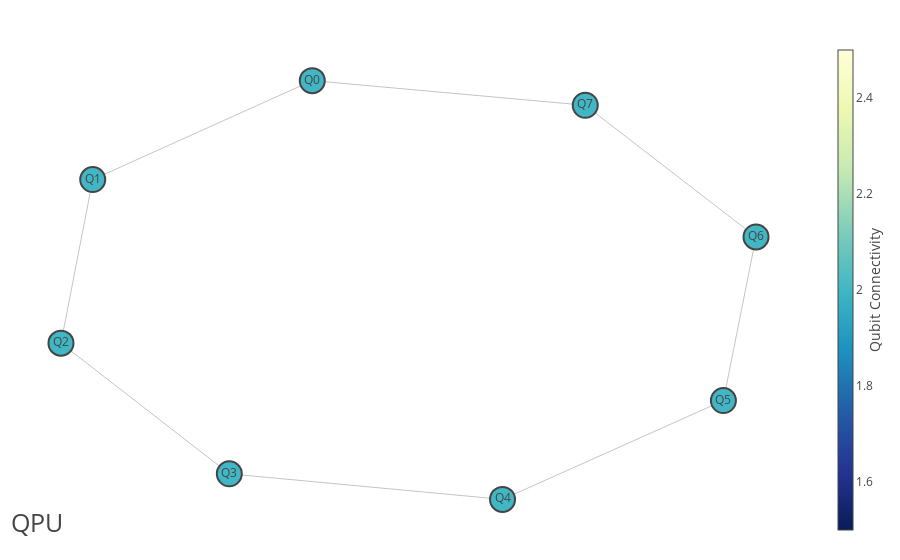

The code cell stored with this chart in its notebook:
### Code cell
import qcal.settings as settings

logger = logging.getLogger(__name__)

basedir = '/home/jpmarceaux/experiment/'
settings.Settings.config_path = basedir + 'config/'
settings.Settings.data_path = basedir + 'data/'
settings.Settings.save_data = True

#cfg = qc.Config()
akel_config = qc.Config(basedir + 'config/configs/X6Y3/config.yaml')
classifier = load_from_pickle(basedir + 'config/configs/X6Y3/ClassificationManager.pkl')
# cfg = qc.Config(basedir + 'config/Campbell06/X6Y3/config_abhi.yaml')
akel_config.draw_qpu()

### Figure 1 — Plotly figure (JSON) as saved in the notebook; plotly's stock layout.template omitted (floating-point values rounded to 4 significant figures)
{"data": [{"hoverinfo": "none", "line": {"color": "#888", "width": 0.5}, "mode": "lines", "type": "scatter", "x": [-0.2728, -0.8997, null, -0.2728, 0.5066, null, -0.8997, -0.9903, null, -0.9903, -0.5097, null, -0.5097, 0.2704, null, 0.2704, 0.9011, null, 0.9011, 0.9942, null, 0.9942, 0.5066, null], "y": [0.9992, 0.5269, null, 0.9992, 0.8816, null, 0.5269, -0.2542, null, -0.2542, -0.878, null, -0.878, -1.0, null, -1.0, -0.5283, null, -0.5283, 0.2528, null, 0.2528, 0.8816, null]}, {"hoverinfo": "text", "marker": {"color": [2, 2, 2, 2, 2, 2, 2, 2], "colorbar": {"thickness": 15, "title": {"side": "right", "text": "Qubit Connectivity"}, "xanchor": "left"}, "colorscale": [[0, "rgb(255,255,217)"], [0.125, "rgb(237,248,177)"], [0.25, "rgb(199,233,180)"], [0.375, "rgb(127,205,187)"], [0.5, "rgb(65,182,196)"], [0.625, "rgb(29,145,192)"], [0.75, "rgb(34,94,168)"], [0.875, "rgb(37,52,148)"], [1, "rgb(8,29,88)"]], "line": {"width": 2}, "reversescale": true, "showscale": true, "size": 25}, "mode": "markers", "text": ["GE:<br>  Freq: 5469692837.04333<br>  T1: 0.000111<br>  T2*: 0.00011<br>  T2e: 0.00012<br>EF:<br>  Freq: 5209527432.40548<br>  T1: 3.3e-05<br>  T2*: 2e-05<br>  T2e: None<br>Connectivity: 2", "GE:<br>  Freq: 5342762343.03424<br>  T1: 7.5e-05<br>  T2*: 2.7e-05<br>  T2e: 0.00011<br>EF:<br>  Freq: 5081946523.00038<br>  T1: 7.5e-05<br>  T2*: 4e-05<br>  T2e: None<br>Connectivity: 2", "GE:<br>  Freq: 5197320742.99105<br>  T1: 9.8e-05<br>  T2*: 4e-05<br>  T2e: 0.00016<br>EF:<br>  Freq: 4934655846.77336<br>  T1: 4.2e-05<br>  T2*: 3e-06<br>  T2e: None<br>Connectivity: 2", "GE:<br>  Freq: 5253050999.75467<br>  T1: 8.1e-05<br>  T2*: 9.6e-05<br>  T2e: 0.00012<br>EF:<br>  Freq: 4984121103.43778<br>  T1: 3.5e-05<br>  T2*: 5e-05<br>  T2e: None<br>Connectivity: 2", "GE:<br>  Freq: 5452756891.31679<br>  T1: 9.1e-05<br>  T2*: 4.4e-05<br>  T2e: 0.00016<br>EF:<br>  Freq: 5193509560.26846<br>  T1: 6.8e-05<br>  T2*: 5e-06<br>  T2e: None<br>Connectivity: 2", "GE:<br>  Freq: 5575357055.67948<br>  T1: 7.38e-05<br>  T2*: 0.00011<br>  T2e: 0.0001<br>EF:<br>  Freq: 5317728990.01996<br>  T1: 4.32e-05<br>  T2*: 5e-06<br>  T2e: None<br>Connectivity: 2", "GE:<br>  Freq: 5873675134.62523<br>  T1: 5e-05<br>  T2*: 3e-05<br>  T2e: 9.8e-05<br>EF:<br>  Freq: 5621874136.85352<br>  T1: 2.61e-05<br>  T2*: 9.4e-06<br>  T2e: None<br>Connectivity: 2", "GE:<br>  Freq: 5376540318.98483<br>  T1: 2.54e-05<br>  T2*: 3.5e-05<br>  T2e: 4.4e-05<br>EF:<br>  Freq: 5114430928.12754<br>  T1: 1.4e-05<br>  T2*: 4.3e-06<br>  T2e: None<br>Connectivity: 2"], "type": "scatter", "x": [-0.2728, -0.8997, -0.9903, -0.5097, 0.2704, 0.9011, 0.9942, 0.5066], "y": [0.9992, 0.5269, -0.2542, -0.878, -1.0, -0.5283, 0.2528, 0.8816]}, {"hoverinfo": "text", "marker": {"color": "#5D69B1", "size": 0.01}, "mode": "text", "text": ["Q0", "Q1", "Q2", "Q3", "Q4", "Q5", "Q6", "Q7"], "type": "scatter", "x": [-0.2728, -0.8997, -0.9903, -0.5097, 0.2704, 0.9011, 0.9942, 0.5066], "y": [0.9992, 0.5269, -0.2542, -0.878, -1.0, -0.5283, 0.2528, 0.8816]}, {"hoverinfo": "text", "marker": {"opacity": 0}, "mode": "markers", "text": ["CZ:<br>  Freq: 5370000000.0<br>", "CZ:<br>  Freq: 5144000000.0<br>", "CZ:<br>  Freq: 5132500000.0<br>", "CZ:<br>  Freq: 5287000000.0<br>", "CZ:<br>  Freq: 5410000000.0<br>", "CZ:<br>  Freq: 5533000000.0<br>", "CZ:<br>  Freq: 5485000000.0<br>", "CZ:<br>  Freq: 5422500000.0<br>"], "type": "scatter", "x": [-0.5862, 0.1169, -0.945, -0.75, -0.1196, 0.5858, 0.9477, 0.7504], "y": [0.763, 0.9404, 0.1364, -0.5661, -0.939, -0.7642, -0.1377, 0.5672]}], "layout": {"annotations": [{"font": {"size": 25}, "showarrow": false, "text": "QPU", "x": 0.005, "xref": "paper", "y": -0.002, "yref": "paper"}], "hovermode": "closest", "margin": {"b": 20, "l": 5, "r": 5, "t": 40}, "showlegend": false, "title": {"font": {"size": 16}}, "xaxis": {"showgrid": false, "showticklabels": false, "zeroline": false}, "yaxis": {"showgrid": false, "showticklabels": false, "zeroline": false}}}
